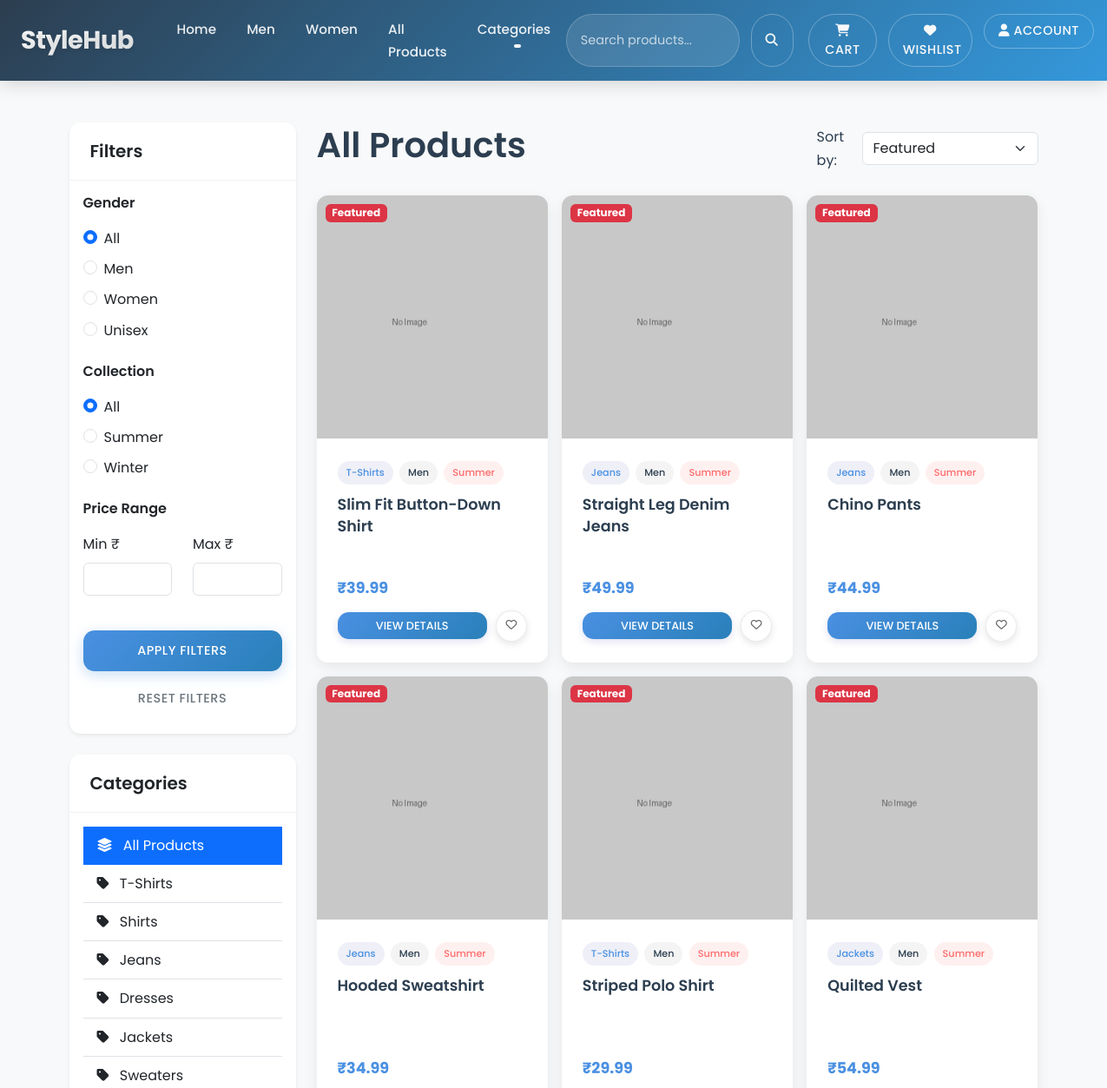
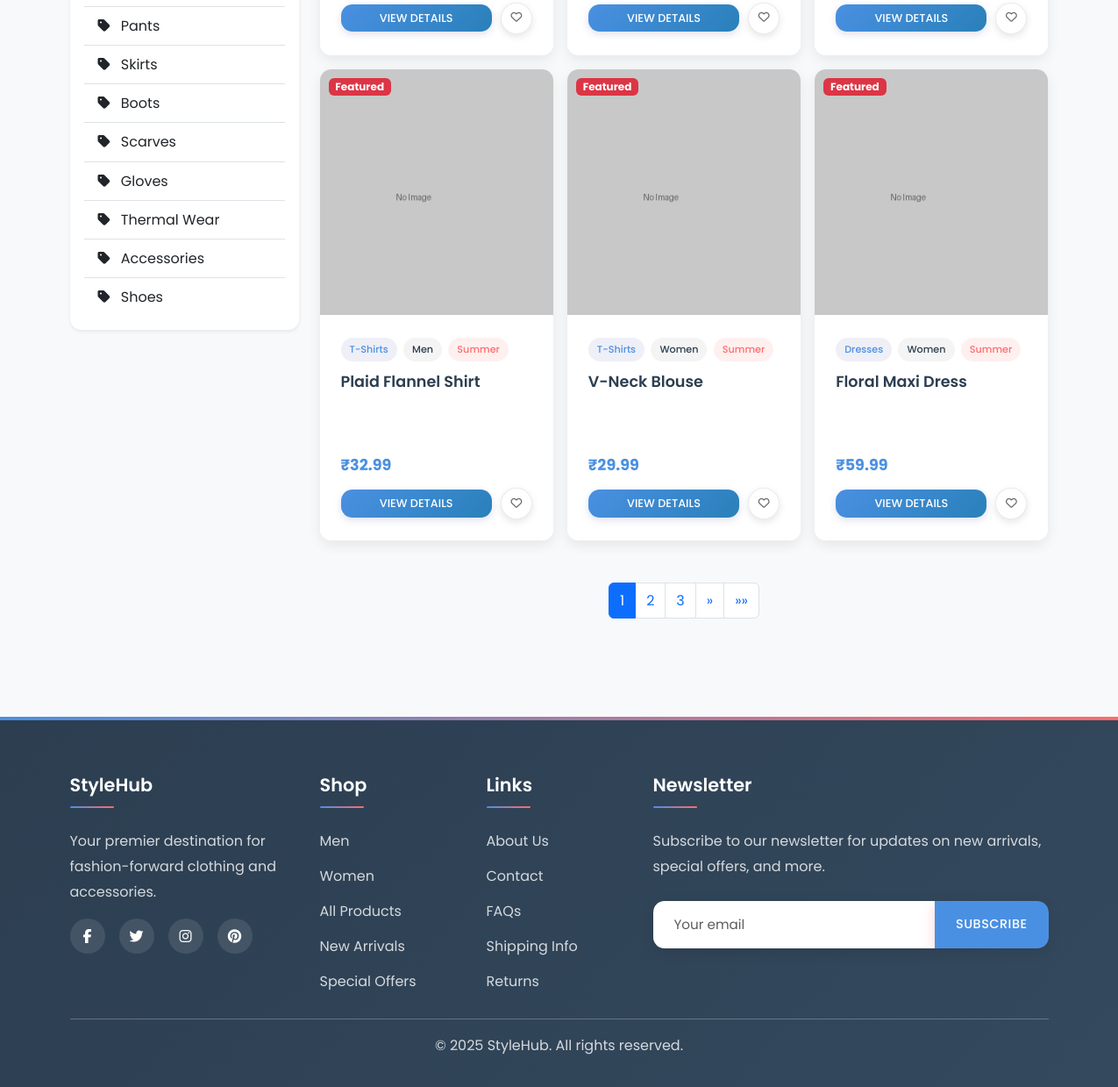
Screenshot of /products/ with the database file from the repository (2 pictures, top to bottom).
### store/models.py (models this page shows, shortened)
class Category(models.Model):
    name = models.CharField(max_length=100)
    slug = models.SlugField(max_length=100, unique=True)
    class Meta:
        verbose_name_plural = 'Categories'
    def get_absolute_url(self):
        return reverse('store:category', args=[self.slug])

class Product(models.Model):
    GENDER_CHOICES = (
        ('men', 'Men'),
        ('women', 'Women'),
        ('unisex', 'Unisex'),
    )
    COLLECTION_CHOICES = (
        ('summer', 'Summer'),
        ('winter', 'Winter'),
    )
    category = models.ForeignKey(Category, on_delete=models.CASCADE, related_name='products')
    name = models.CharField(max_length=200)
    description = models.TextField()
    price = models.DecimalField(max_digits=10, decimal_places=2)
    image = models.ImageField(upload_to='products/', blank=True)
    gender = models.CharField(max_length=6, choices=GENDER_CHOICES)
    collection = models.CharField(max_length=6, choices=COLLECTION_CHOICES, default='summer')
    in_stock = models.BooleanField(default=True)
    is_featured = models.BooleanField(default=False)
    created = models.DateTimeField(auto_now_add=True)
    updated = models.DateTimeField(auto_now=True)
    class Meta:
        ordering = ['-created']
    def get_absolute_url(self):
        return reverse('store:product_detail', args=[self.id])

### store/views.py (the view)
# urls.py: path('products/', views.product_list, name='product_list'),
def product_list(request):
    gender = request.GET.get('gender', '')
    collection = request.GET.get('collection', '')
    min_price = request.GET.get('min_price', '')
    max_price = request.GET.get('max_price', '')
    sort_by = request.GET.get('sort_by', '')
    products = Product.objects.filter(in_stock=True)
    if gender:
        products = products.filter(gender=gender)
    if collection:
        products = products.filter(collection=collection)
    if min_price:
        products = products.filter(price__gte=min_price)
    if max_price:
        products = products.filter(price__lte=max_price)
    if sort_by == 'price_low_high':
        products = products.order_by('price')
    elif sort_by == 'price_high_low':
        products = products.order_by('-price')
    elif sort_by == 'newest':
        products = products.order_by('-created')
    else:  # featured
        products = products.order_by('-is_featured')
    page = request.GET.get('page', 1)
    paginator = Paginator(products, 9)  # Show 9 products per page
    try:
        products_page = paginator.page(page)
    except PageNotAnInteger:
        products_page = paginator.page(1)
    except EmptyPage:
        products_page = paginator.page(paginator.num_pages)
    categories = Category.objects.all()
    context = {
        'products': products_page,
        'categories': categories,
        'current_gender': gender,
        'current_collection': collection,
        'current_min_price': min_price,
        'current_max_price': max_price,
        'current_sort': sort_by,
        'page_obj': products_page,
    }
    return render(request, 'store/product_list.html', context)

### templates/store/product_list.html (shortened to what this page needs)
{% extends 'base.html' %}
{% load static %}
{% block content %}
<div class="container py-5">
    <div class="row">
        <div class="col-lg-3">
            <div class="card shadow-sm border-0 mb-4">
                <div class="card-header bg-white">
                    <h5 class="mb-0">Filters</h5>
                </div>
                <div class="card-body">
                    <form method="get" id="filter-form">
                        <div class="mb-4">
                            <h6 class="mb-3">Gender</h6>
                            <div class="form-check mb-2">
                                <input class="form-check-input" type="radio" name="gender" id="gender-all" value="" {% if not current_gender %}checked{% endif %}>
                                <label class="form-check-label" for="gender-all">All</label>
                            </div>
                            <div class="form-check mb-2">
                                <input class="form-check-input" type="radio" name="gender" id="gender-men" value="men" {% if current_gender == 'men' %}checked{% endif %}>
                                <label class="form-check-label" for="gender-men">Men</label>
                            </div>
                            <div class="form-check mb-2">
                                <input class="form-check-input" type="radio" name="gender" id="gender-women" value="women" {% if current_gender == 'women' %}checked{% endif %}>
                                <label class="form-check-label" for="gender-women">Women</label>
                            </div>
                            <div class="form-check">
                                <input class="form-check-input" type="radio" name="gender" id="gender-unisex" value="unisex" {% if current_gender == 'unisex' %}checked{% endif %}>
                                <label class="form-check-label" for="gender-unisex">Unisex</label>
                            </div>
                        </div>
                        <div class="mb-4">
                            <h6 class="mb-3">Collection</h6>
                            <div class="form-check mb-2">
                                <input class="form-check-input" type="radio" name="collection" id="collection-all" value="" {% if not current_collection %}checked{% endif %}>
                                <label class="form-check-label" for="collection-all">All</label>
                            </div>
                            <div class="form-check mb-2">
                                <input class="form-check-input" type="radio" name="collection" id="collection-summer" value="summer" {% if current_collection == 'summer' %}checked{% endif %}>
                                <label class="form-check-label" for="collection-summer">Summer</label>
                            </div>
                            <div class="form-check">
                                <input class="form-check-input" type="radio" name="collection" id="collection-winter" value="winter" {% if current_collection == 'winter' %}checked{% endif %}>
                                <label class="form-check-label" for="collection-winter">Winter</label>
                            </div>
                        </div>
                        <div class="mb-4">
                            <h6 class="mb-3">Price Range</h6>
                            <div class="row">
                                <div class="col-6">
                                    <div class="mb-3">
                                        <label for="min_price" class="form-label">Min ₹</label>
                                        <input type="number" class="form-control" id="min_price" name="min_price" value="{{ current_min_price }}" min="0">
                                    </div>
                                </div>
                                <div class="col-6">
                                    <div class="mb-3">
                                        <label for="max_price" class="form-label">Max ₹</label>
                                        <input type="number" class="form-control" id="max_price" name="max_price" value="{{ current_max_price }}" min="0">
                                    </div>
                                </div>
                            </div>
                        </div>
                        <button type="submit" class="btn btn-primary w-100">Apply Filters</button>
                        <button type="button" id="reset-filters" class="btn btn-outline-secondary w-100 mt-2">Reset Filters</button>
                    </form>
                </div>
            </div>
            <div class="card shadow-sm border-0">
                <div class="card-header bg-white">
                    <h5 class="mb-0">Categories</h5>
                </div>
                <div class="card-body">
                    <div class="list-group list-group-flush">
                        <a href="{% url 'store:product_list' %}" class="list-group-item list-group-item-action {% if request.path == '/products/' and not request.GET %}active{% endif %}">
                            <i class="fas fa-layer-group me-2"></i> All Products
                        </a>
                        {% for category in categories %}
                        <a href="{{ category.get_absolute_url }}" class="list-group-item list-group-item-action">
                            <i class="fas fa-tag me-2"></i> {{ category.name }}
                        </a>
                        {% endfor %}
                    </div>
                </div>
            </div>
        </div>
        <div class="col-lg-9">
            <div class="d-flex justify-content-between align-items-center mb-4">
                <h1>All Products</h1>
                <div class="d-flex align-items-center">
                    <label for="sort_by" class="me-2">Sort by:</label>
                    <select class="form-select" id="sort_by" name="sort_by" onchange="applySort(this.value)">
                        <option value="featured" {% if current_sort == 'featured' or not current_sort %}selected{% endif %}>Featured</option>
                    </select>
                </div>
            </div>
            <div class="row g-3">
                {% for product in products %}
                <div class="col-6 col-md-4">
                    <div class="card product-card h-100">
                        <a href="{{ product.get_absolute_url }}" class="position-relative">
                            {% if product.image %}
                            <img src="{{ product.image.url }}" class="card-img-top" alt="{{ product.name }}">
                            {% else %}
                            <img src="{% static 'images/no-image.jpg' %}" class="card-img-top" alt="{{ product.name }}">
                            {% endif %}
                            {% if product.is_featured %}
                            <span class="badge bg-danger" style="position: absolute; top: 10px; left: 10px; z-index: 5;">Featured</span>
                            {% endif %}
                        </a>
                        <div class="card-body d-flex flex-column">
                            <div>
                                <div class="mb-2">
                                    <span class="category-badge">{{ product.category.name }}</span>
                                    <span class="gender-badge">{{ product.get_gender_display }}</span>
                                    {% if product.collection %}
                                    <span class="collection-badge">{{ product.get_collection_display }}</span>
                                    {% endif %}
                                </div>
                                <h5 class="card-title">{{ product.name }}</h5>
                            </div>
                            <div class="mt-auto">
                                <p class="price">₹{{ product.price }}</p>
                                <div class="action-buttons">
                                    <a href="{{ product.get_absolute_url }}" class="btn btn-primary btn-sm action-button">View Details</a>
                                    <a href="{% url 'store:add_to_wishlist' product.id %}" class="action-button wishlist-button" title="Add to Wishlist">
                                        <i class="far fa-heart"></i>
                                    </a>
                                </div>
                            </div>
                        </div>
                    </div>
                </div>
                {% endfor %}
            </div>
            {% if page_obj.has_other_pages %}
            <nav aria-label="Page navigation" class="mt-5">
                <ul class="pagination justify-content-center">
                    {% for num in page_obj.paginator.page_range %}
                        {% if page_obj.number == num %}
                            <li class="page-item active"><span class="page-link">{{ num }}</span></li>
                        {% elif num > page_obj.number|add:'-3' and num < page_obj.number|add:'3' %}
                            <li class="page-item"><a class="page-link" href="?page={{ num }}">{{ num }}</a></li>
                        {% endif %}
                    {% endfor %}
                    {% if page_obj.has_next %}
                    <li class="page-item">
                        <a class="page-link" href="?page={{ page_obj.next_page_number }}" aria-label="Next">
                            <span aria-hidden="true">&raquo;</span>
                        </a>
                    </li>
                    <li class="page-item">
                        <a class="page-link" href="?page={{ page_obj.paginator.num_pages }}" aria-label="Last">
                            <span aria-hidden="true">&raquo;&raquo;</span>
                        </a>
                    </li>
                    {% endif %}
                </ul>
            </nav>
            {% endif %}
        </div>
    </div>
</div>
{% endblock %}

### rows the page displays
Category: name "T-Shirts"
Category: name "Shirts"
Category: name "Jeans"
Category: name "Dresses"
Category: name "Jackets"
Category: name "Sweaters"
Category: name "Pants"
Category: name "Skirts"
Category: name "Boots"
Category: name "Scarves"
Category: name "Gloves"
Category: name "Thermal Wear"
Category: name "Accessories"
Category: name "Shoes"
Product: is_featured "Featured", category.name "T-Shirts", gender "Men", collection "Summer", name "Slim Fit Button-Down Shirt", price "39.99"
Product: is_featured "Featured", category.name "Jeans", gender "Men", collection "Summer", name "Straight Leg Denim Jeans", price "49.99"
Product: is_featured "Featured", category.name "Jeans", gender "Men", collection "Summer", name "Chino Pants", price "44.99"
Product: is_featured "Featured", category.name "Jeans", gender "Men", collection "Summer", name "Hooded Sweatshirt", price "34.99"
Product: is_featured "Featured", category.name "T-Shirts", gender "Men", collection "Summer", name "Striped Polo Shirt", price "29.99"
Product: is_featured "Featured", category.name "Jackets", gender "Men", collection "Summer", name "Quilted Vest", price "54.99"
Product: is_featured "Featured", category.name "T-Shirts", gender "Men", collection "Summer", name "Plaid Flannel Shirt", price "32.99"
Product: is_featured "Featured", category.name "T-Shirts", gender "Women", collection "Summer", name "V-Neck Blouse", price "29.99"
Product: is_featured "Featured", category.name "Dresses", gender "Women", collection "Summer", name "Floral Maxi Dress", price "59.99"

### other values shown
{{ num }} "1"
{{ num }} "2" "3"
